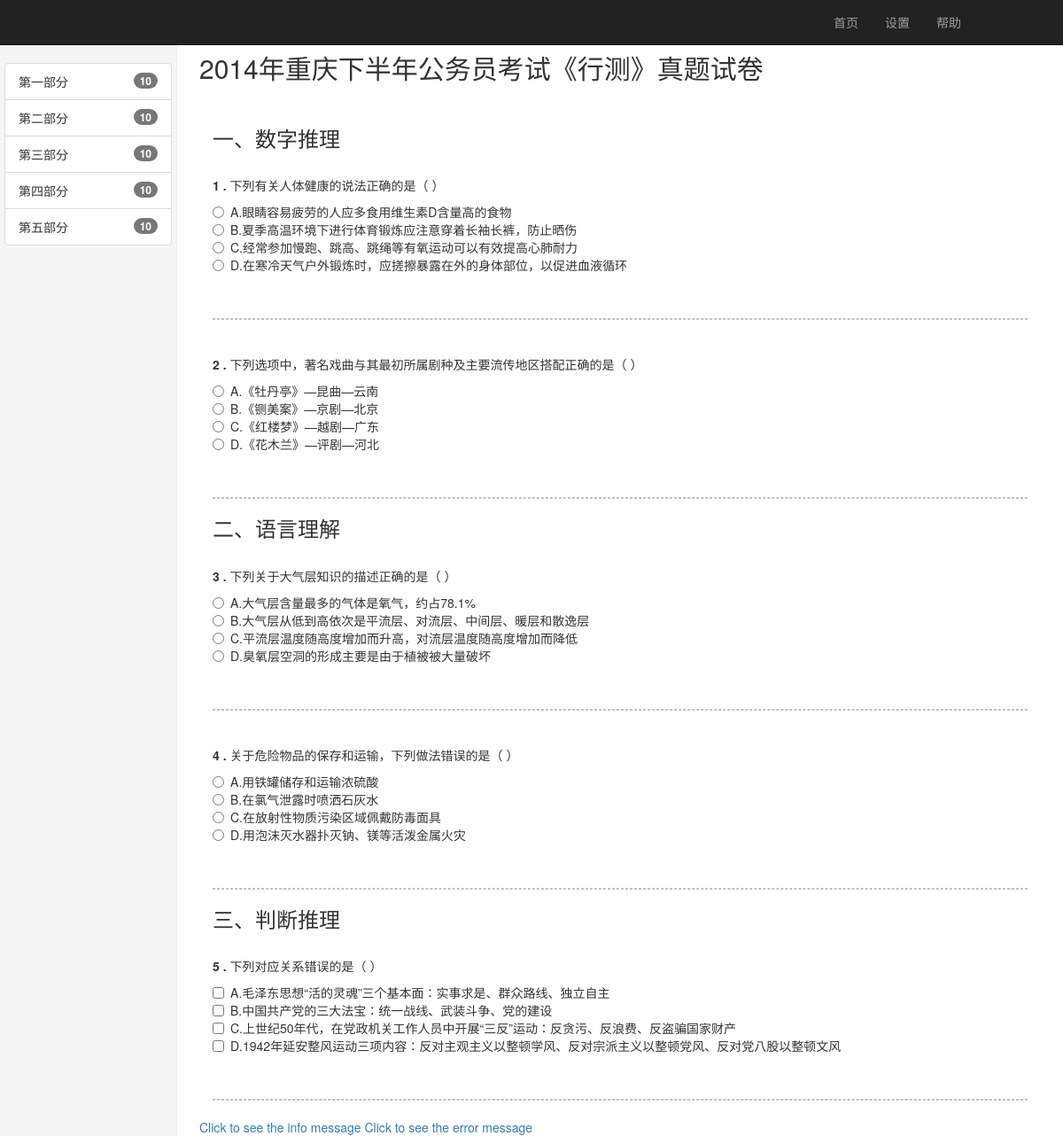
The page / on the database its author committed.
### exam/models.py (models this page shows, shortened)
class Paper(models.Model):
    PaperId=models.AutoField(primary_key=True)      #试卷ID
    PaperType=models.CharField(max_length=10)       #试卷类型，1公务员，2职员，3雇员，4临聘
    Year=models.CharField(max_length=10)            #是哪一年的试卷
    YearGap=models.CharField(max_length=10)         #上半年还是下半年，1=上半年，2=下半年
    Dirstrict=models.CharField(max_length=20)       #哪个地区的试题，将来换成级联菜单
    Title=models.CharField(max_length=100)          #试卷标题
    Notice=models.TextField(blank=True)                       #试卷前的注意事项
    Part1Title=models.TextField(max_length=100,blank=True)     #第一部分标题
    Part1Sum=models.SmallIntegerField(blank=True)                        #第一部分有几题
    Part2Title=models.TextField(max_length=100,blank=True)     #第二部分标题
    Part2Sum=models.SmallIntegerField(blank=True)                        #第二部分从第几题开始
    Part3Title=models.TextField(max_length=100,blank=True)     #第三部分标题
    Part3Sum=models.SmallIntegerField(blank=True)                        #第三部分从第几题开始
    Part4Title=models.TextField(max_length=100,blank=True)     #第四部分标题
    Part4Sum=models.SmallIntegerField(blank=True)                        #第四部分从第几题开始
    Part5Title=models.TextField(max_length=100,blank=True)     #第五部分标题
    Part5Sum=models.SmallIntegerField(blank=True)                        #第五部分从第几题开始
    Part6Title=models.TextField(max_length=100,blank=True)     #第六部分标题
    Part6Sum=models.SmallIntegerField(blank=True)                        #第六部分从第几题开始

class Exam(models.Model):
    TopicId=models.AutoField(primary_key=True)  #题目ID
    PaperId=models.IntegerField()               #对应的试卷
    PaperNo=models.SmallIntegerField()          #在试卷中的题号
    QuestionType=models.IntegerField()          #题目类型，1单选、2多选、3判断,4资料分析
    QuestionSet=models.SmallIntegerField(blank=True)      #多选题集合，与PaperId一起组成键
    Material=models.TextField(blank=True)       #该题有资料的，先显示资料
    Question=models.TextField()                 #问题
    OptionA=models.TextField()                  #选项A,B,C,D,E,F
    OptionB=models.TextField()
    OptionC=models.TextField(blank=True)
    OptionD=models.TextField(blank=True)
    OptionE=models.TextField(blank=True)
    OptionF=models.TextField(blank=True)
    Answer=models.CharField(max_length=10)
    Suggestion=models.TextField()

### exam/views.py (the view)
# urls.py: url(r'^$', archive),
def archive(request):
    p = 1          #p=request.get('paperId')
    topics=Exam.objects.all()
    for topic in topics:
        topic.Question=markdown(topic.Question)
        topic.OptionA=markdown(topic.OptionA)
        topic.OptionB=markdown(topic.OptionB)
        topic.OptionC=markdown(topic.OptionC)
        topic.OptionD=markdown(topic.OptionD)
        topic.OptionE=markdown(topic.OptionE)
        topic.OptionF=markdown(topic.OptionF)
    paper=Paper.objects.get(PaperType=p)
    t=loader.get_template('test.html')
    c=Context({'topics':topics,'paper':paper})
    return HttpResponse(t.render(c))

### templates/test.html (shortened to what this page needs)
<!DOCTYPE html>
<html>
<head lang="en">
    <link rel="stylesheet" href="/static/css/bootstrap.min.css">
    <link rel="stylesheet" href="/static/css/scojs.css"/>
    <link rel="stylesheet" href="/static/css/sco.message.css"/>
</head>
<body>
<nav class="navbar navbar-inverse navbar-fixed-top" role="navigation">
    <div class="container-fluid">
        <div class="navbar-collapse collapse" style="margin-right: 100px;">
            <ul class="nav navbar-nav navbar-right">
            <li><a href="#">首页</a></li>
            <li><a href="#">设置</a></li>
            <li><a href="#">帮助</a></li>
          </ul>
        </div>
    </div>
</nav>
<div class="container-fluid">
<div class="row">
<div class="col-sm-3 col-md-2 sidebar">
    <div class="row">
<ul class="list-group">
    <li class="list-group-item">
        第一部分 <span class="badge">10</span>
    </li>
    <li class="list-group-item">
     第二部分 <span class="badge">10</span>
    </li>
    <li class="list-group-item">
      第三部分 <span class="badge">10</span>
    </li>
    <li class="list-group-item">
        第四部分 <span class="badge">10</span>
    </li>
    <li class="list-group-item">
        第五部分 <span class="badge">10</span>
    </li>
</ul>
</div>
</div>
<div class="col-sm-9 col-sm-offset-3 col-md-10 col-md-offset-2 main">
    <div class="row paper_title"><h2>{{ paper.Title }}</h2></div>
    {{ paper.Notice }}<br/>
    {% for topic in topics %}
        {%  if topic.PaperNo == paper.Part1Sum %}
                <h3>{{ paper.Part1Title }}</h3>
        {% elif topic.PaperNo == paper.Part2Sum %}
                 <h3>{{ paper.Part2Title }}</h3>
        {% elif topic.PaperNo == paper.Part3Sum %}
                <h3>{{ paper.Part3Title }}</h3>
        {% elif topic.PaperNo == paper.Part4Sum %}
                <h3>{{ paper.Part4Title }}</h3>
        {% elif topic.PaperNo == paper.Part5Sum %}
                <h3>{{ paper.Part5Title }}</h3>
        {% elif topic.PaperNo == paper.Part6Sum %}
                <h3>{{ paper.Part6Title }}</h3>
        {% endif %}
        <div class="row question" id="question{{ topic.PaperNo }}" style="display: inline">
        <strong>{{ topic.PaperNo }} .</strong> {{ topic.Question | safe }}<br/>
        {% if topic.QuestionType == 1 or topic.QuestionType == 3 %}
            <div class="radio">
                <label><input type="radio" name="choice{{ topic.PaperNo }}" id="Choice{{ topic.PaperNo }}A"/>{{ topic.OptionA | safe  }}</label><br/>
                <label><input type="radio"  name="choice{{ topic.PaperNo }}" id="Choice{{ topic.PaperNo }}B" />{{ topic.OptionB | safe  }}</label><br/>
            {% if topic.OptionC %}
                <label><input type="radio"  name="choice{{ topic.PaperNo }}" id="Choice{{ topic.PaperNo }}C" />{{ topic.OptionC | safe  }}</label><br/>
            {% endif %}
            {% if topic.OptionD %}
                <label><input type="radio"  name="choice{{ topic.PaperNo }}" id="Choice{{ topic.PaperNo }}D" />{{ topic.OptionD | safe  }}</label><br/>
            {% endif %}
            </div>
        {% elif topic.QuestionType == 2 %}
            <div class="checkbox">
            <label><input type="checkbox" name="choice{{ topic.PaperNo }}" id="Choice{{ topic.PaperNo }}A"/>{{ topic.OptionA | safe  }}</label><br/>
            <label><input type="checkbox"  name="choice{{ topic.PaperNo }}" id="Choice{{ topic.PaperNo }}B" />{{ topic.OptionB | safe  }}</label><br/>
            {% if topic.OptionC %}
            <label><input type="checkbox"  name="choice{{ topic.PaperNo }}" id="Choice{{ topic.PaperNo }}C" />{{ topic.OptionC | safe  }} </label><br/>
            {% endif %}
            {% if topic.OptionD %}
            <label><input type="checkbox"  name="choice{{ topic.PaperNo }}" id="Choice{{ topic.PaperNo }}D" />{{ topic.OptionD | safe  }}</label><br/>
            {% endif %}
            </div>
        {% endif %}
        </div>
        <hr style="border:1px dashed #c0c0c0;"/>
    {% empty %}
       <em>not topic found!</em>
    {% endfor %}
<div class="row">
    <a id="message_trigger_ok" href="#">Click to see the info message</a>
<a id="message_trigger_err" href="#">Click to see the error message</a>
</div>
</div>
</div>
</div>
</body>
</html>

### templates/test.html (style rules this page uses)
.question p { display: inline; }
.sidebar { position: fixed; top: 51px; bottom: 0; left: 0; z-index: 1000; display: block; padding: 20px; overflow-x: hidden; overflow-y: auto; background-color: #f5f5f5; border-right: 1px solid #eee; }
.main { padding-top: 40px; padding-right: 40px; padding-left: 40px; }

### rows shown on the page
Paper: Title "2014年重庆下半年公务员考试《行测》真题试卷", Part1Title "一、数字推理", Part2Title "二、语言理解", Part3Title "三、判断推理"
Exam: PaperNo "1", Question "下列有关人体健康的说法正确的是（ ）", OptionA "A.眼睛容易疲劳的人应多食用维生素D含量高的食物", OptionB "B.夏季高温环境下进行体育锻炼应注意穿着长袖长裤，防止晒伤", OptionC "C.经常参加慢跑、跳高、跳绳等有氧运动可以有效提高心肺耐力", OptionD "D.在寒冷天气户外锻炼时，应搓擦暴露在外的身体部位，以促进血液循环"
Exam: PaperNo "2", Question "下列选项中，著名戏曲与其最初所属剧种及主要流传地区搭配正确的是（ ）", OptionA "A.《牡丹亭》—昆曲—云南", OptionB "B.《铡美案》—京剧—北京", OptionC "C.《红楼梦》—越剧—广东", OptionD "D.《花木兰》—评剧—河北"
Exam: PaperNo "3", Question "下列关于大气层知识的描述正确的是（ ）", OptionA "A.大气层含量最多的气体是氧气，约占78.1%", OptionB "B.大气层从低到高依次是平流层、对流层、中间层、暖层和散逸层", OptionC "C.平流层温度随高度增加而升高，对流层温度随高度增加而降低", OptionD "D.臭氧层空洞的形成主要是由于植被被大量破坏"
Exam: PaperNo "4", Question "关于危险物品的保存和运输，下列做法错误的是（ ）", OptionA "A.用铁罐储存和运输浓硫酸", OptionB "B.在氯气泄露时喷洒石灰水", OptionC "C.在放射性物质污染区域佩戴防毒面具", OptionD "D.用泡沫灭水器扑灭钠、镁等活泼金属火灾"
Exam: PaperNo "5", Question "下列对应关系错误的是（ ）", OptionA "A.毛泽东思想“活的灵魂”三个基本面：实事求是、群众路线、独立自主", OptionB "B.中国共产党的三大法宝：统一战线、武装斗争、党的建设", OptionC "C.上世纪50年代，在党政机关工作人员中开展“三反”运动：反贪污、反浪费、反盗骗国家财产", OptionD "D.1942年延安整风运动三项内容：反对主观主义以整顿学风、反对宗派主义以整顿党风、反对党八股以整顿文风"
